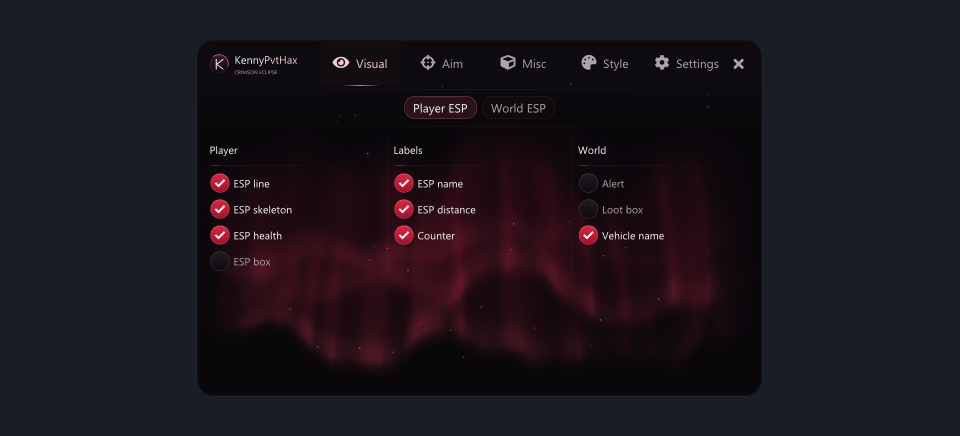
#> input picture shared/visual-reference/menu-aurora.png, 1920 x 872 px (shown at 1/2 size)
$ python package_visual_reference.py
#> lines starting #> are read from the running program, lines starting #| are printed output that depends on the picture
#!/usr/bin/env python3
"""Compose labels around authentic captures; never synthesizes application pixels."""
from pathlib import Path
import base64,hashlib,html,json
from PIL import Image,ImageDraw,ImageFont
r=Path(__file__).resolve().parents[1];v=r/'shared/visual-reference'
labels={'menu-aurora.png':'Native menu / ImGui host renderer / t=3 s','app-gallery.png':'Android APK / component gallery / t=3 s','app-controls.png':'Android APK / input controls / t=3 s','app-dialog.png':'Android APK / opaque popup surface','app-motion.png':'Android APK / motion and tap settings'}
font=ImageFont.truetype('/usr/share/fonts/truetype/dejavu/DejaVuSans.ttf',30)
sheet=Image.new('RGB',(2304,3032),'#060609');d=ImageDraw.Draw(sheet)
d.text((48,18),labels['menu-aurora.png'],font=font,fill='#F4C8D0');sheet.paste(Image.open(v/'menu-aurora.png').convert('RGB'),(192,72))
#> after `sheet.paste(Image.open(v / 'menu-aurora.png').convert('RGB'), (192, 72`:
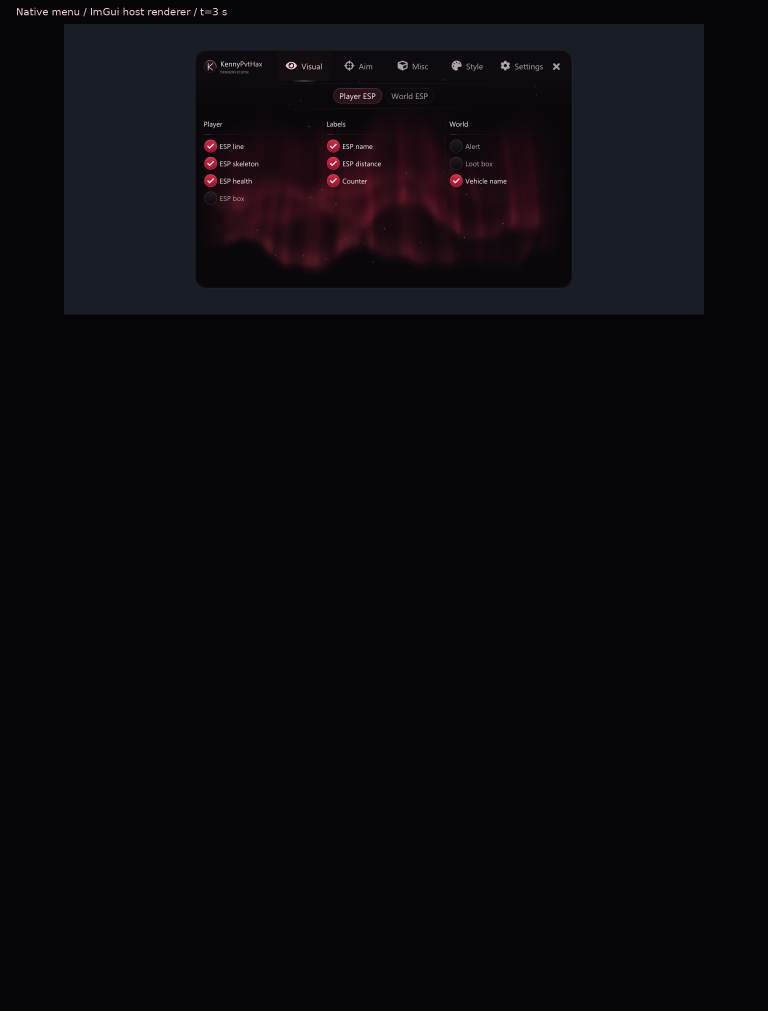
#> sheet: PIL image 2304x3032 RGB (shown at 1/3 size); mean R, G, B 11.1, 9.8, 13.9
for x,name in [(48,'app-gallery.png'),(1176,'app-controls.png')]:
 d.text((x,990),labels[name],font=font,fill='#F4C8D0');sheet.paste(Image.open(v/name).convert('RGB'),(x,1048))
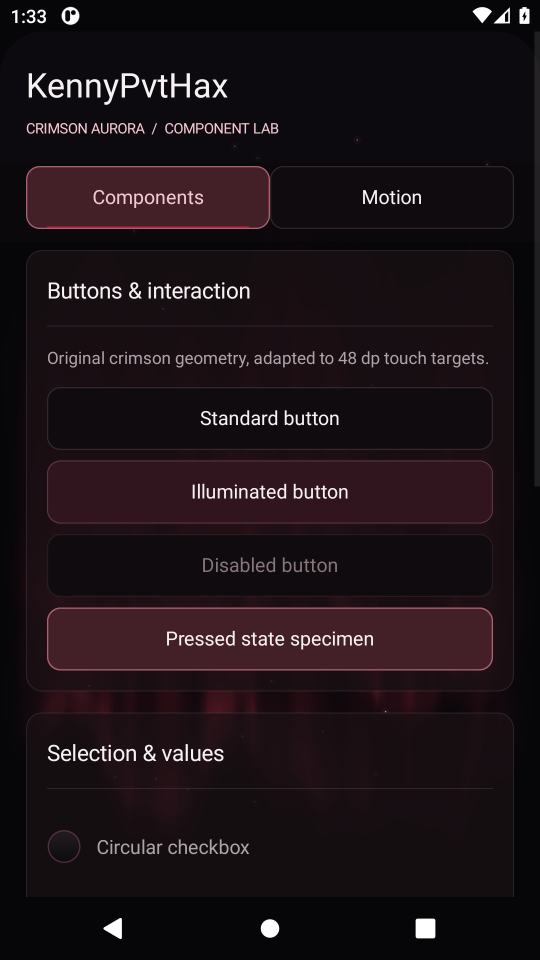
#> input picture shared/visual-reference/app-gallery.png, 1080 x 1920 px (shown at 1/2 size)
#> after `sheet.paste(Image.open(v / name).convert('RGB'), (x, 1048))`:
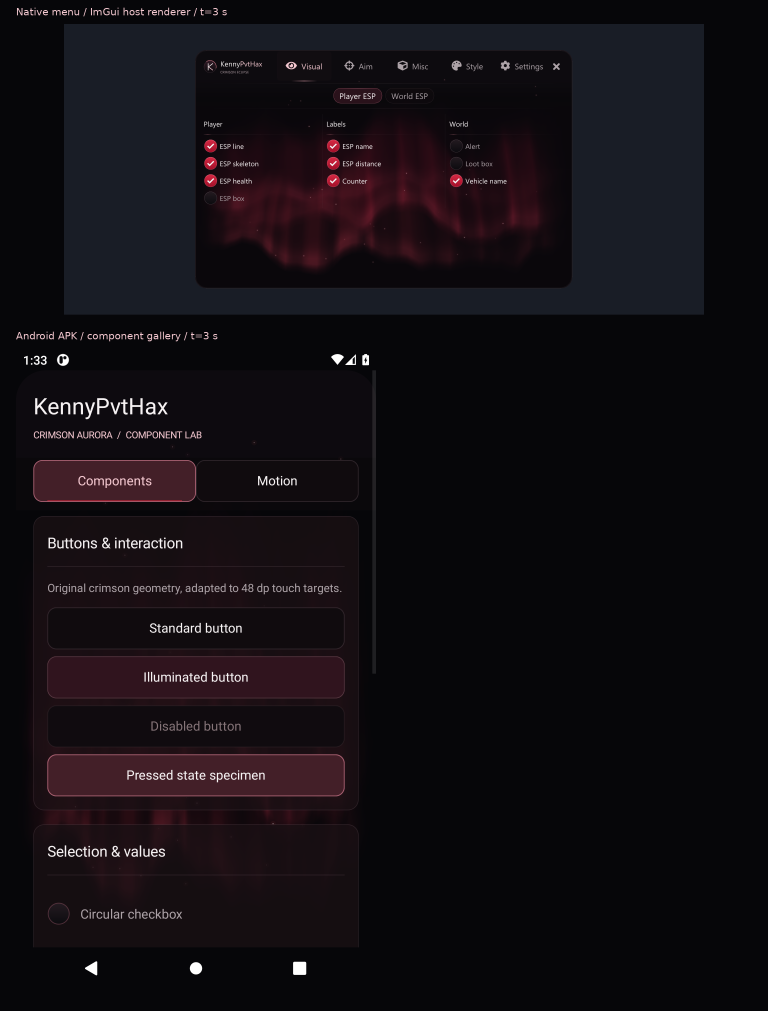
#> sheet: PIL image 2304x3032 RGB (shown at 1/3 size); mean R, G, B 18, 13.7, 18.3
#> pass 2 of the loop `for x,name in [(48,'app-gallery.png'),(1176,'app-controls.png')]:`:
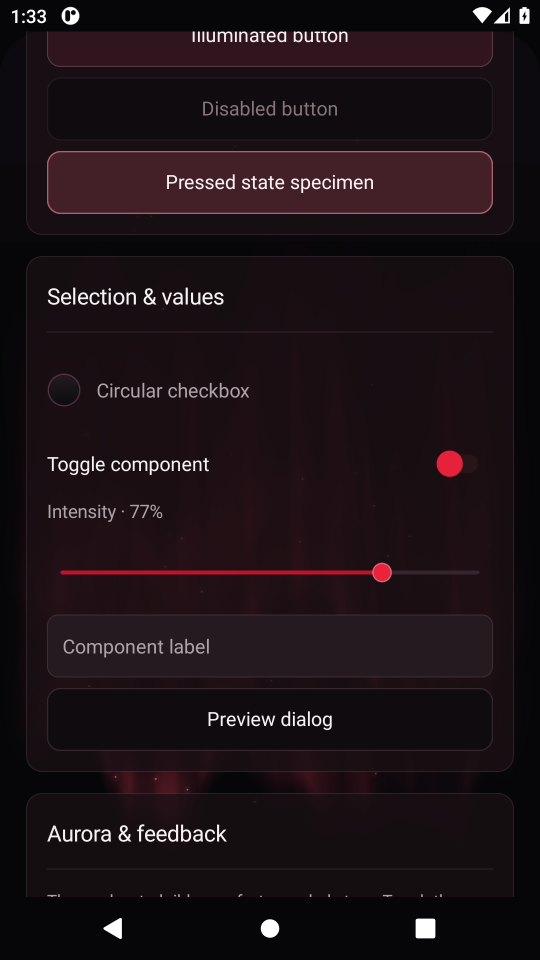
#> input picture shared/visual-reference/app-controls.png, 1080 x 1920 px (shown at 1/2 size)
#> `sheet.paste(Image.open(v / name).convert('RGB'), (x, 1048))`:
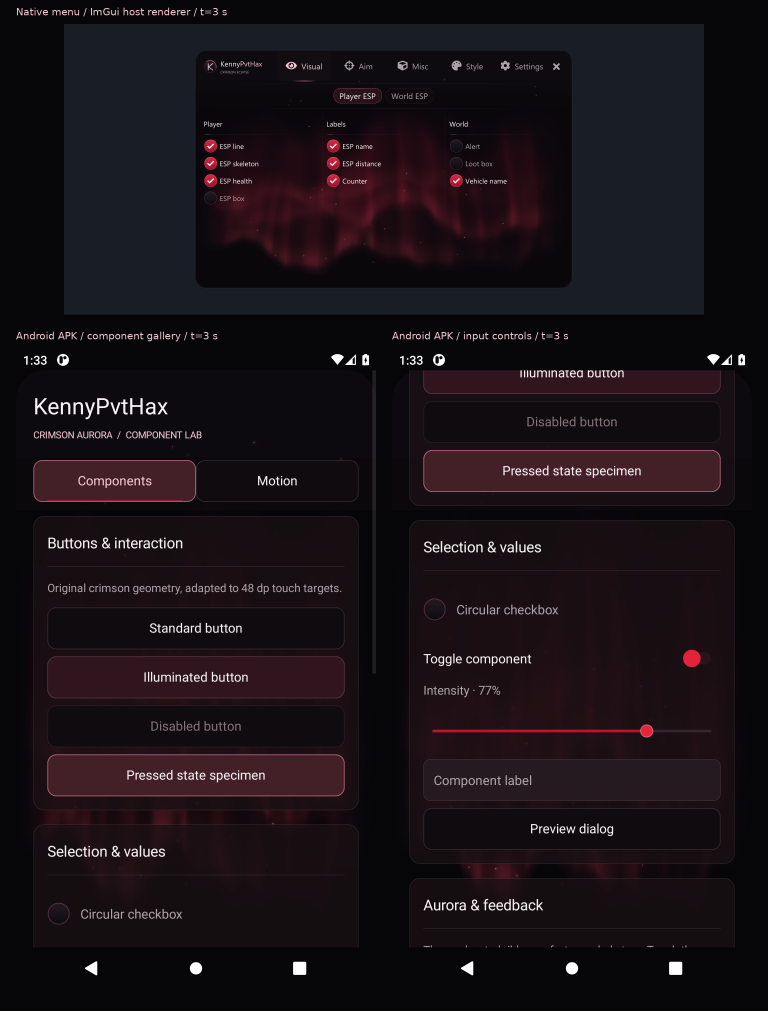
#> sheet: PIL image 2304x3032 RGB (shown at 1/3 size); mean R, G, B 24.8, 17.4, 22.4
sheet.save(v/'menu-app-comparison.png');labels['menu-app-comparison.png']='Actual native/Android comparison; different viewport adaptation, not pixel equality'
page='<!doctype html><html lang="en"><meta charset="utf-8"><meta name="viewport" content="width=device-width,initial-scale=1"><title>KennyPvtHax UI Suite — actual renders</title><style>body{background:#060609;color:#f6f2f3;font:16px system-ui;margin:24px}img{max-width:100%;height:auto}a{color:#f4c8d0}article{margin:32px 0}</style><h1>Actual renderer evidence</h1><p>Native ImGui host triangles and Android emulator APK captures. No mockups. Both background compositions are frozen at three seconds. Portrait geometry, text rasterization and font differ; pixel-perfect equivalence is not claimed. Native host uses its K fallback without a logo texture. Physical-device audio and performance remain unverified.</p>'
records={}
for name,label in labels.items():
 p=v/name
 with Image.open(p) as im:im.verify()
#> im is the input picture: PIL image 1920x872 RGBA; mean R, G, B, A 26.7, 21.5, 29, 255
#> (the run stopped early here; a loop or call above may not have finished)
